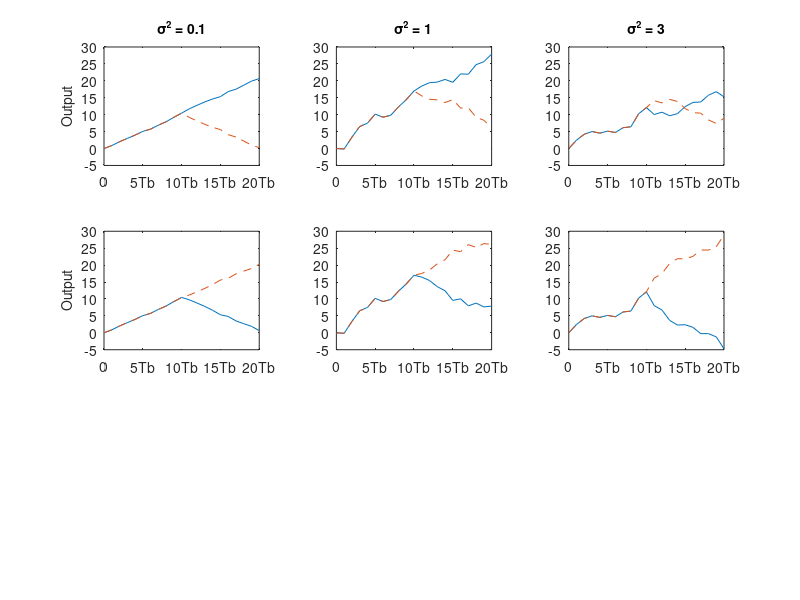

Recreate this plot in MATLAB. (Note: this script raises an error after producing the figure.)
% MATLAB script for Illustrative Problem 5.2
 % Initialization:
 K = 20; % Number of samples
 A = 1;  % Signal amplitude
 % Defining signal waveforms:
 s_0 = A * ones(1, K);                    
% Constant signal
 s_1 = [A * ones(1, K/2), -A * ones(1, K/2)];  % Bipolar signal
 % Initialize output signals:
 r_0 = zeros(1, K);
 r_1 = zeros(1, K);
 % Noise variances:
 noise_variances = [0.1, 1, 3];
 for var_idx = 1:length(noise_variances)
 % Generate noise with different variances
    noise = sqrt(noise_variances(var_idx)) * randn(1, K);
 % Sub-case s = s_0:
    s = s_0;
    r = s + noise;  % Received signal
 for n = 1:K
        r_0(n) = sum(r(1:n) .* s_0(1:n));
        r_1(n) = sum(r(1:n) .* s_1(1:n));
 end
 % Plotting the results:
    subplot(3, 3, var_idx)
    plot(0:K, [0, r_0], '-', 0:K, [0, r_1], '--')
    set(gca, 'XTickLabel', {'0', '5Tb', '10Tb', '15Tb', '20Tb'})
    axis([0, 20, -5, 30])
    title(['\sigma^2 = ' num2str(noise_variances(var_idx))], 'fontsize', 10)
 if var_idx == 1
        ylabel('Output', 'fontsize', 10)
 end
 % Sub-case s = s_1:
    s = s_1;
    r = s + noise;  % Received signal
 for n = 1:K
        r_0(n) = sum(r(1:n) .* s_0(1:n));
        r_1(n) = sum(r(1:n) .* s_1(1:n));
 end
 % Plotting the results:
    subplot(3, 3, var_idx + 3)
    plot(0:K, [0, r_0], '-', 0:K, [0, r_1], '--')
    set(gca, 'XTickLabel', {'0', '5Tb', '10Tb', '15Tb', '20Tb'})
     axis([0, 20, -5, 30])
 if var_idx == 1
        ylabel('Output', 'fontsize', 10)
 end
 end
 % Display the plots
 subtitle('Signal Detection Scenarios');